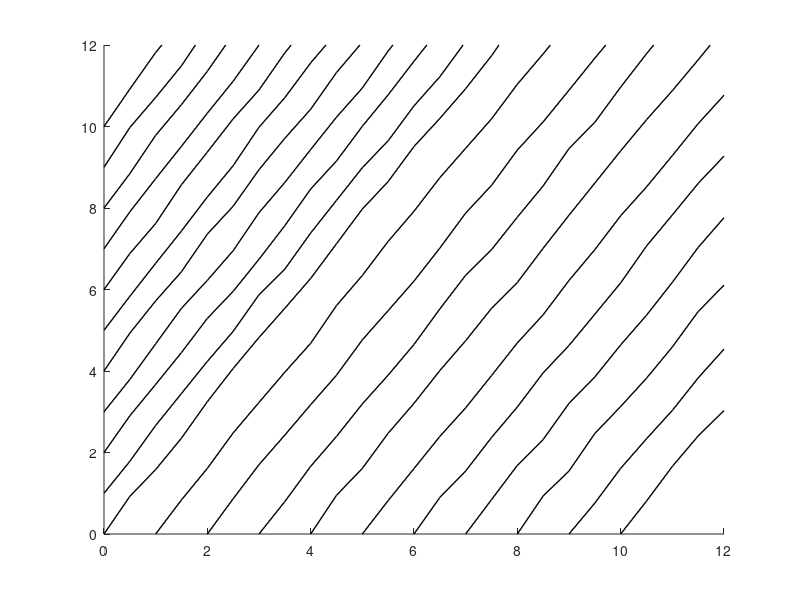

Source code (MATLAB): (Note: this script raises an error after producing the figure.)
%% Three-Dimensional Representation of Traffic Flow


% =========================================================================
% Author:         Yinjie Luo (<firstname>.<lastname>@nyu.edu)
% Affiliation：   Tandon School of Engineering, New York University
% Date:           2025-02-09
% Version:        1.0

% Description:    
%   This script could help teachers(students) from traffic/transportation
%   engineering to teach(understand) the three-dimensional representation
%   of traffic flow in an intuitive way, where X-axis is for time, Y-axis 
%   is for space, and Z-axis is for traffic count N(x,t). It allows users 
%   to customize the vehicle trajectories and the temporal and spatial 
%   domain where the observer is standing.

% References:
% [1] Makigami, Y., Newell, G. F., & Rothery, R. (1971). Three-dimensional 
%     representation of traffic flow. Transportation Science, 5(3), 302-313.
% [2] Ni, D. (2015). Traffic flow theory: Characteristics, experimental 
%     methods, and numerical techniques. Butterworth-Heinemann. 
%     (See Chapter-3---Traffic-Flow-Characteristics-II)

% P.S.: Feel free to contact me if you have any questions!
% =========================================================================


close all;
clear;
clc;
dbstop if error;


% Vechicles departing from time (X-) and space (Y-) axes
vehNum_onTime = 10;              % `vehNum_onTime` vehicles from X-axis (time)
vehNum_onSpace = 10;             % `vehNum_onSpace` vehicles from T-axis (space)
firstVeh_Pos_onSpace = 10;      % first vechicle from (0, firstVeh_Pos_onSpace)
laxtVeh_pos_onTime = 10;        % last vehicle from (laxtVeh_pos_onTime, 0)
t_starts = [zeros(1, vehNum_onSpace+1), 0, linspace(0, laxtVeh_pos_onTime, vehNum_onTime+1)];
x_starts = [linspace(firstVeh_Pos_onSpace, 0, vehNum_onSpace+1), 0, zeros(1, vehNum_onTime+1)];
t_starts([vehNum_onSpace+1, vehNum_onSpace+2]) = [];
x_starts([vehNum_onSpace+1, vehNum_onSpace+2]) = [];

% Number of vehicles/trajectories 
% = vehicles on time axis + vehicles on space axis + vehicle from (0,0)
num_vehicles = vehNum_onTime + vehNum_onSpace + 1;

% Ranges of X, Y, Z axes
axes_range_extension = 2.0;
x_max = firstVeh_Pos_onSpace + axes_range_extension;
t_max = laxtVeh_pos_onTime + axes_range_extension;
N_max = num_vehicles + axes_range_extension;

% Time step
delta_t = 0.50;

% Speed range
v_min = 0.6;
v_max = 1.8;

% Noises for trajectories
noise_level = 0.18;

% Choose one of the following color profiles for trajectories
%   colors = parula(num_vehicles);              % gradient color
%   colors = jet(num_vehicles);                 % gradient color
%   colors = ones(num_vehicles, 1) * [0 0 0];   % pure color
colors = ones(num_vehicles, 1) * [0 0 0];

% Trajectory visualization
figure('Name','3D Vehicle Trajectories','Position',[500 500 626 548]);
hold on;

Traj(num_vehicles).x = [];      % record each trajectory infomation in a struct

for vehId = 1:num_vehicles
    % initial [x,t] for each vehicle
    x_start = x_starts(vehId);
    t_start = t_starts(vehId);

    % rand speed for each vehicle
    if vehId == 1
        v_speed = v_min + (v_max - v_min) * rand();     % the first car's speed
    else
        v_speed = max(v_min, v_speed - 0.02 * rand());  % be slower than the front vehicle
    end

    % Times, as x-axis
    t_vehicle = t_start + 0:delta_t:t_max;
    if t_vehicle(end) < t_max
        t_vehicle = [t_vehicle, t_max];
    end
    
    % Positions, as y-axis
    x_vehicle = x_start + v_speed * (t_vehicle - t_start) + ...
        [0, noise_level * rand(1, length((t_vehicle-t_start))-1)];

    ii = find(x_vehicle>x_max, 1);
    if ~isempty(ii)
        x_vehicle = x_vehicle(1:ii);
        v_actual_speed = (x_vehicle(ii)-x_vehicle(ii-1)) / (t_vehicle(ii)-t_vehicle(ii-1));
        x_vehicle(ii) = x_max;
        t_vehicle = t_vehicle(1:ii);
        t_vehicle(ii) = t_vehicle(ii-1) + (x_vehicle(ii) - x_vehicle(ii-1)) / v_actual_speed;
    end

    % Traffic count N(x,t), as z-axis
    N_vehicle = vehId * ones(size(x_vehicle));

    % Record trajectory information
    Traj(vehId).x = x_vehicle;
    Traj(vehId).t = t_vehicle;
    Traj(vehId).N = N_vehicle;
    Traj(vehId).speed = v_speed;

    % Draw trajectory
    plot3(t_vehicle, x_vehicle, N_vehicle, 'Color', colors(vehId, :), 'LineWidth', 1);
end


% Draw the traffic count stairs (optional)
showAuxiliaryCountLines = 0;    % perpendicular lines from each stair to Z aixs (optional)
DrawCountStairs(Traj, t_max, x_max, colors, showAuxiliaryCountLines);


% Axes settings
set(gca,'xlim', [0, t_max], 'ylim',[0, x_max], 'zlim', [0, N_max]);
xlabel('Time: t', 'Color', 'k', 'FontSize', 12);
ylabel('Space: x', 'Color', 'k', 'FontSize', 12);
zlabel('Cumulative number: N(x, t)', 'Color', 'k', 'FontSize', 12);

% View settings
% camproj('perspective');             % use perspective view
% view(0,90);                         % 2D bird's eye vie
view(-65, 24);                      % 3D view
grid on;
grid minor;
box on;



%% (1) Observe from the time domain (optional)
t_obsv = 4.0;                       % in (0, t_max), observe at t = t_obsv
color = [1 0 0];                    % mark color
ObserveFromTimeDomain(t_obsv, color, Traj, x_max);
% view(-90, 0);                       % view x-N plane (optional)


% E.g., Multiple observations (optional)
% t_obsv = 8.0;                      % in (0, t_max), observe at t = t_obsv
% color = [1 0 0];                    % mark color
% ObserveFromTimeDomain(t_obsv, color, Traj, x_max);
% % view(-90, 0);                       % view x-N plane (optional)



%% (2) Observe from the space domain (optional)
x_obsv = 4.0;                       % in (0, x_max), observe at x = x_obsv
color = [0 0 1];                    % mark color
ObserveFromSpaceDomain(x_obsv, color, Traj, t_max);
% view(0, 0);                         % view v-N plane (optional)

% E.g., Multiple observations (optional)
% x_obsv = 8.0;                       % in (0, x_max), observe at x = x_obsv
% color = [0 0 1];                    % mark color
% ObserveFromSpaceDomain(x_obsv, color, Traj, t_max);
% % view(0, 0);                         % view v-N plane (optional)





%% ========================================================
% Local functions


function DrawCountStairs(Traj, t_max, x_max, colors, showAuxiliaryCountLines)

num_vehicles = length(Traj);

for vehId = 1:num_vehicles
    % perpendicular lines to Z axis
    if showAuxiliaryCountLines
        if Traj(vehId).t(1) == 0      % from the start point to Z axis
            plot3([Traj(vehId).t(1), Traj(vehId).t(1)], ...
                [Traj(vehId).x(1), 0], ...
                [Traj(vehId).N(1), Traj(vehId).N(1)], ...
                'Color', colors(vehId, :), 'LineWidth', 1, 'LineStyle','--');
            plot3([Traj(vehId).t(1), t_max], ...
                [0, 0], ...
                [Traj(vehId).N(1), Traj(vehId).N(1)], ...
                'Color', colors(vehId, :), 'LineWidth', 1, 'LineStyle','--');
        else
            plot3([Traj(vehId).t(1), t_max], ...
                [Traj(vehId).x(1), Traj(vehId).x(1)], ...
                [Traj(vehId).N(1), Traj(vehId).N(1)], ...
                'Color', colors(vehId, :), 'LineWidth', 1, 'LineStyle','--');
        end

        if Traj(vehId).x(end) == x_max        % from the end point to Z axis
            plot3([Traj(vehId).t(end), t_max], ...
                [Traj(vehId).x(end), Traj(vehId).x(end)], ...
                [Traj(vehId).N(end), Traj(vehId).N(end)], ...
                'Color', colors(vehId, :), 'LineWidth', 1, 'LineStyle','--');
            plot3([t_max, t_max], ...
                [Traj(vehId).x(end), 0], ...
                [Traj(vehId).N(end), Traj(vehId).N(end)], ...
                'Color', colors(vehId, :), 'LineWidth', 1, 'LineStyle','--');
        else
            plot3([Traj(vehId).t(end), Traj(vehId).t(end)], ...
                [Traj(vehId).x(end), 0], ...
                [Traj(vehId).N(end), Traj(vehId).N(end)], ...
                'Color', colors(vehId, :), 'LineWidth', 1, 'LineStyle','--');
        end
    end

    % copy Traj(id) to Traj(id).N-1
    plot3(Traj(vehId).t, Traj(vehId).x, Traj(vehId).N-1, ...
        'Color', colors(vehId, :), 'LineWidth', 1, 'LineStyle','--');
    
    % connect the first points
    txN_n = [Traj(vehId).t(1), Traj(vehId).x(1), Traj(vehId).N(1)];
    if vehId == 1
        txN_n_1 = [0, x_max, 0];
    else
        txN_n_1 = [Traj(vehId-1).t(1), Traj(vehId-1).x(1), Traj(vehId-1).N(1)];
    end
    Connect_N_to_N_1(txN_n, txN_n_1, colors(vehId,:), colors(vehId,:));

    % connect the last points
    txN_n = [Traj(vehId).t(end), Traj(vehId).x(end), Traj(vehId).N(end)];
    if vehId == 1
        txN_n_1 = [0, x_max, 0];
    else
        txN_n_1 = [Traj(vehId-1).t(end), Traj(vehId-1).x(end), Traj(vehId-1).N(end)];
    end
    Connect_N_to_N_1(txN_n, txN_n_1, colors(vehId,:), colors(vehId,:));
end
% the lowest stair (connect to [0, x_max])
plot3([Traj(end).t(1), t_max], [Traj(end).x(1), 0], [Traj(end).N(1), Traj(end).N(1)], ...
    'Color', colors(vehId,:), 'LineWidth', 1, 'LineStyle','-');
% the highest stair (connect to [t_max, 0])
plot3([Traj(end).t(end), t_max], [Traj(end).x(end), 0], [Traj(end).N(end), Traj(end).N(end)], ...
    'Color', colors(vehId,:), 'LineWidth', 1, 'LineStyle','-');
end



function Connect_N_to_N_1(txN_n, txN_n_1, color_n, color_n_1)
% connect Traj(id) to Traj(id).N-1
plot3([txN_n(1), txN_n(1)], [txN_n(2), txN_n(2)], [txN_n(3), txN_n(3)-1], ...
    'Color', color_n, 'LineWidth', 1, 'LineStyle','-');

% connect Traj(id).N-1 to Traj(id-1)
plot3([txN_n(1), txN_n_1(1)], [txN_n(2), txN_n_1(2)], [txN_n(3)-1, txN_n_1(3)], ...
    'Color', color_n_1, 'LineWidth', 1, 'LineStyle','-');
end



function MarkObervation(marPts, color)
%% Use frame only
% for i = 2:size(marPts,1)
%     plot3([marPts(i-1,1),marPts(i,1)], [marPts(i-1,2),marPts(i,2)], [marPts(i-1,3),marPts(i,3)], ...
%         'Color', color, 'LineWidth', 1, 'LineStyle','-')
% end

%% Use patch
X = marPts(:,1)';
Y = marPts(:,2)';
Z = marPts(:,3)';
fill3(X, Y, Z, color, 'FaceAlpha', 0.2, 'EdgeColor', color);
end



function ObserveFromTimeDomain(t_obsv, color, Traj, x_max)
num_vehicles = length(Traj);
txN(num_vehicles).t = [];           % t, x, N of each vehicle
isFirst = 1;
lastVehId = 0;
txN_markPts = [];
for vehId = 1:num_vehicles
    if t_obsv <= Traj(vehId).t(1) || t_obsv >= Traj(vehId).t(end)
        continue;
    end
    id = find(Traj(vehId).t>t_obsv, 1);
    txN(vehId).t = t_obsv;
    speed = (Traj(vehId).x(id) - Traj(vehId).x(id-1)) / (Traj(vehId).t(id) - Traj(vehId).t(id-1));
    txN(vehId).x = Traj(vehId).x(id-1) + speed * (t_obsv-Traj(vehId).t(id-1));
    txN(vehId).N= Traj(vehId).N(id);

    if isFirst
        txN_markPts = [txN_markPts;
            [t_obsv, x_max, 0];
            [t_obsv, x_max, txN(vehId).N-1];
            [txN(vehId).t, txN(vehId).x, txN(vehId).N-1];
            [txN(vehId).t, txN(vehId).x, txN(vehId).N]];
    else
        txN_markPts = [txN_markPts;
            [txN(vehId).t, txN(vehId).x, txN(vehId).N-1];
            [txN(vehId).t, txN(vehId).x, txN(vehId).N]];
    end

    isFirst = 0;
    lastVehId = vehId;
end
txN_markPts = [txN_markPts;
            [txN(lastVehId).t, 0, txN(lastVehId).N];
            [txN(lastVehId).t, 0, 0]];

MarkObervation(txN_markPts, color);
end



function ObserveFromSpaceDomain(x_obsv, color, Traj, t_max)
num_vehicles = length(Traj);
txN(num_vehicles).t = [];           % t, x, N of each vehicle
isFirst = 1;
lastVehId = 0;
txN_markPts = [];
for vehId = 1:num_vehicles
    if x_obsv <= Traj(vehId).x(1) || x_obsv >= Traj(vehId).x(end)
        continue;
    end
    id = find(Traj(vehId).x>x_obsv, 1);
    txN(vehId).x = x_obsv;
    speed = (Traj(vehId).x(id) - Traj(vehId).x(id-1)) / (Traj(vehId).t(id) - Traj(vehId).t(id-1));
    txN(vehId).t = Traj(vehId).t(id-1) + (x_obsv - Traj(vehId).x(id-1)) / speed;
    txN(vehId).N= Traj(vehId).N(id);

    if isFirst
        txN_markPts = [txN_markPts;
            [0, x_obsv, 0];
            [0, x_obsv, txN(vehId).N-1];
            [txN(vehId).t, txN(vehId).x, txN(vehId).N-1];
            [txN(vehId).t, txN(vehId).x, txN(vehId).N]];
    else
        txN_markPts = [txN_markPts;
            [txN(vehId).t, txN(vehId).x, txN(vehId).N-1];
            [txN(vehId).t, txN(vehId).x, txN(vehId).N]];
    end

    isFirst = 0;
    lastVehId = vehId;
end
txN_markPts = [txN_markPts;
            [t_max, txN(lastVehId).x, txN(lastVehId).N];
            [t_max, txN(lastVehId).x, 0]];

MarkObervation(txN_markPts, color);

end
